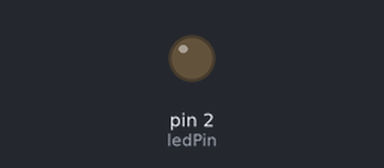
Bench run of a sketch on a simulated Arduino Uno, built with avr-gcc and run on an emulated ATmega328P. Parts: output pins drawn as LEDs (lit = HIGH).

Above: at 0.15 s.
At 7.65 s:
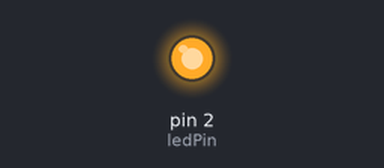
Timing chart, 0 to 8.3 s (numbered marks = the images above):
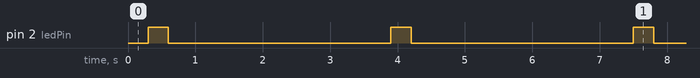

Measured:
- by itself, pin 2 (ledPin): alternates HIGH for 0.30 s and LOW for 3.3 s

The sketch:

ex03_SOS_blink.ino
```cpp
// 实验3-2：使用 millis() 产生SOS信号（短闪·长闪·短闪 + 长停顿）
const int ledPin = 2;

const unsigned long dotDuration = 300;    // 短闪
const unsigned long dashDuration = 900;   // 长闪
const unsigned long symbolGap = 300;      // 闪与闪间隔
const unsigned long wordGap = 3000;       // 完整SOS后停顿

// 动作序列：1=短闪亮，2=长闪亮，0=间隔(灭)
const int sosPattern[] = {
  1, 0, 1, 0, 1, 0,      // S
  2, 0, 2, 0, 2, 0,      // O
  1, 0, 1, 0, 1, 0,      // S
  0                      // 结束标记
};

unsigned long previousMillis = 0;
int patternIndex = 0;
bool ledOn = false;
bool isPause = false;
unsigned long pauseStartTime = 0;

void setup() {
  pinMode(ledPin, OUTPUT);
  digitalWrite(ledPin, LOW);
  previousMillis = millis();
}

void loop() {
  unsigned long currentMillis = millis();

  if (isPause) {
    if (currentMillis - pauseStartTime >= wordGap) {
      isPause = false;
      patternIndex = 0;
      ledOn = false;
      digitalWrite(ledPin, LOW);
      previousMillis = currentMillis;
    }
    return;
  }

  int action = sosPattern[patternIndex];

  if (action == 0 && patternIndex > 0) {
    isPause = true;
    pauseStartTime = currentMillis;
    digitalWrite(ledPin, LOW);
    return;
  }

  unsigned long duration;
  if (action == 1) duration = dotDuration;
  else if (action == 2) duration = dashDuration;
  else duration = symbolGap;   // action == 0

  if (currentMillis - previousMillis >= duration) {
    previousMillis = currentMillis;

    if (action == 1 || action == 2) {
      ledOn = !ledOn;
      digitalWrite(ledPin, ledOn ? HIGH : LOW);
      if (!ledOn) patternIndex++;
    } else {
      patternIndex++;  // 间隔结束，进入下一个
    }
  }
}
// SOS信号：短闪3次，长闪3次，短闪3次，然后长停顿
```
